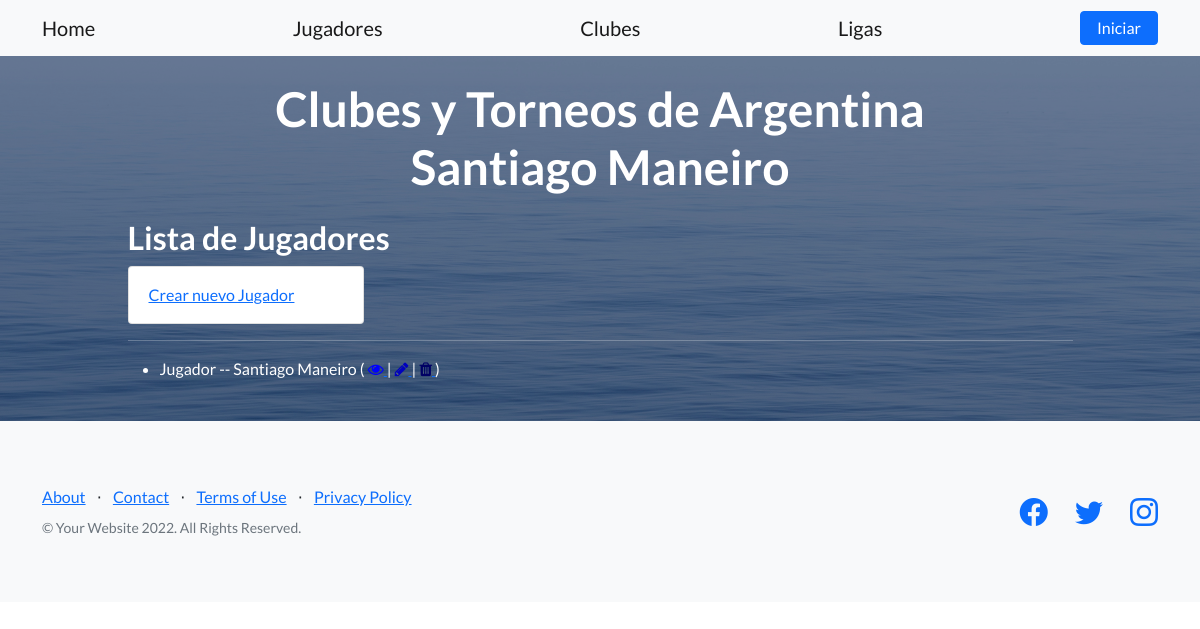
Page /app_jugadores/jugadores on the earlier database version.
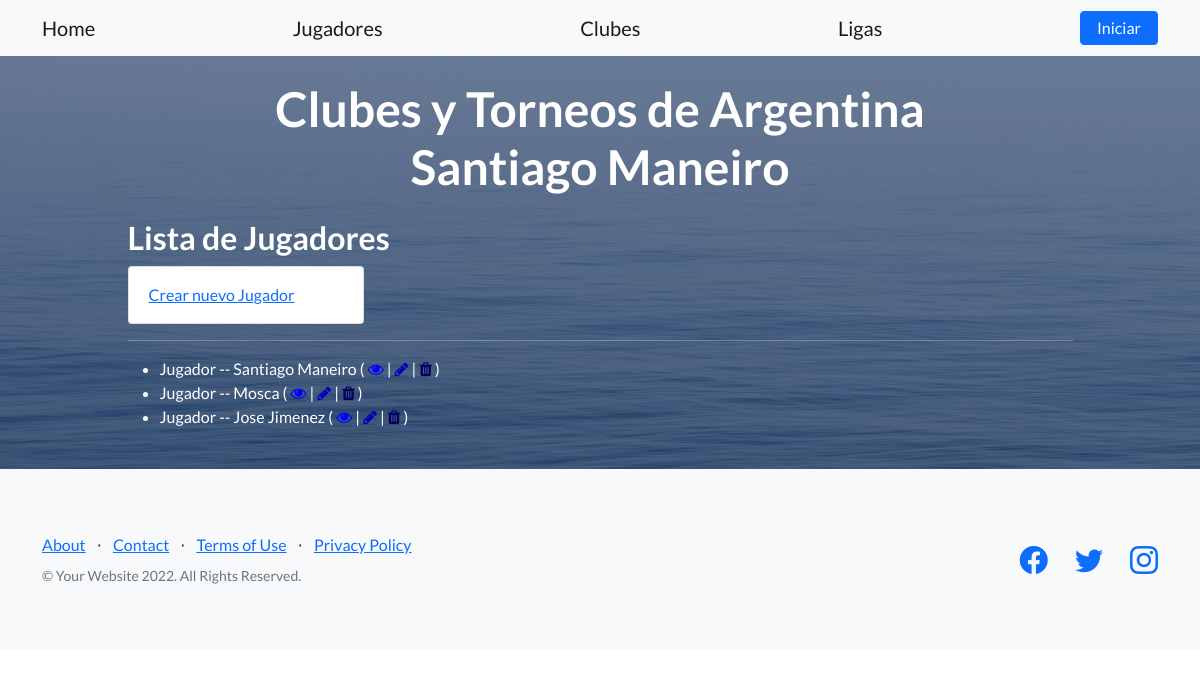
Same page on the later database version.
### app_jugadores/models.py (models this page shows)
class Jugadores(models.Model):
    nombre = models.CharField(max_length=40)
    equipo = models.CharField(max_length=30)
    fecha_nacimiento = models.DateField()
    def __str__(self):
        return f'Jugador -- {self.nombre}'

### app_jugadores/views.py (the view)
# urls.py: path('jugadores', views.jugadores, name='Jugadores'),
def jugadores(request):
    jugadores = Jugadores.objects.all()
    context_dict = {
        'jugadores': jugadores
    }
    return render(
        request=request,
        context=context_dict,
        template_name="jugadores.html"
    )

### app_jugadores/templates/jugadores.html
{% extends "index.html" %}
{% load static %}
{% block content %}
<h2>Lista de Jugadores</h2>
<a class="card_custom" href="{% url 'jugadores-add' %}">Crear nuevo Jugador</a>
<hr></hr>
<ul>
    {% for jugador in jugadores %}
    <li>
        {{jugador}}
        (
        <a href="{% url 'jugadores-detail' jugador.id %}">
            <i class="fa fa-eye" style="color: rgb(0, 0, 255);"> </i>
        </a>
        |
        <a href="{% url 'jugadores-update' jugador.id %}">
            <i class="fa fa-pencil" style="color: rgb(0, 0, 190);"> </i>
        </a>
        |
        <a href="{% url 'jugadores-delete' jugador.id %}">
            <i class="fa fa-trash" style="color: rgb(0, 0, 100);"> </i>
        </a>
        )
    </li>
    {% endfor %}
</ul>
{% endblock %}

### app_jugadores/templates/index.html (shortened to what this page needs)
<!DOCTYPE html>
<html lang="es">
    <head>
        {% load static %}
        <link href="https://cdn.jsdelivr.net/npm/bootstrap-icons@1.5.0/font/bootstrap-icons.css" rel="stylesheet" type="text/css" />
        <link href="{% static 'css/styles.css' %}" rel="stylesheet" />
        <link rel="stylesheet" href="https://cdnjs.cloudflare.com/ajax/libs/font-awesome/4.7.0/css/font-awesome.min.css">
    </head>
    <body>
        <nav class="navbar navbar-light bg-light static-top">
            <div class="container">
                <a class="navbar-brand" href="{% url 'Home' %}">Home</a>
                <a class="navbar-brand" href="{% url 'Jugadores' %}">Jugadores</a>
                <a class="navbar-brand" href="{% url 'Club' %}">Clubes</a>
                <a class="navbar-brand" href="{% url 'Liga' %}">Ligas</a>
                <a class="btn btn-primary" href="#login">Iniciar</a>
            </div>
        </nav>
        <header class="masthead">
            <div class="container position-relative">
                <div class="row justify-content-center">
                    <div class="col-xl-6">
                        <div class="text-center text-white">
                            <h1 class="mb-5">Clubes y Torneos de Argentina <br> Santiago Maneiro</h1>
                            <div class="text-lg-start text-white">
                                {% block content %}
                                {% endblock %}
                            </div>
                        </div>
                    </div>
                </div>
            </div>
        </header>
        <footer class="footer bg-light">
            <div class="container">
                <div class="row">
                    <div class="col-lg-6 h-100 text-center text-lg-start my-auto">
                        <ul class="list-inline mb-2">
                            <li class="list-inline-item"><a href="#!">About</a></li>
                            <li class="list-inline-item">⋅</li>
                            <li class="list-inline-item"><a href="#!">Contact</a></li>
                            <li class="list-inline-item">⋅</li>
                            <li class="list-inline-item"><a href="#!">Terms of Use</a></li>
                            <li class="list-inline-item">⋅</li>
                            <li class="list-inline-item"><a href="#!">Privacy Policy</a></li>
                        </ul>
                        <p class="text-muted small mb-4 mb-lg-0">&copy; Your Website 2022. All Rights Reserved.</p>
                    </div>
                    <div class="col-lg-6 h-100 text-center text-lg-end my-auto">
                        <ul class="list-inline mb-0">
                            <li class="list-inline-item me-4">
                                <a href="#!"><i class="bi-facebook fs-3"></i></a>
                            </li>
                            <li class="list-inline-item me-4">
                                <a href="#!"><i class="bi-twitter fs-3"></i></a>
                            </li>
                            <li class="list-inline-item">
                                <a href="#!"><i class="bi-instagram fs-3"></i></a>
                            </li>
                        </ul>
                    </div>
                </div>
            </div>
        </footer>
    </body>
</html>

Differences in the rows shown:
added Jugadores: nombre "Jugador -- Mosca"
added Jugadores: nombre "Jugador -- Jose Jimenez"
